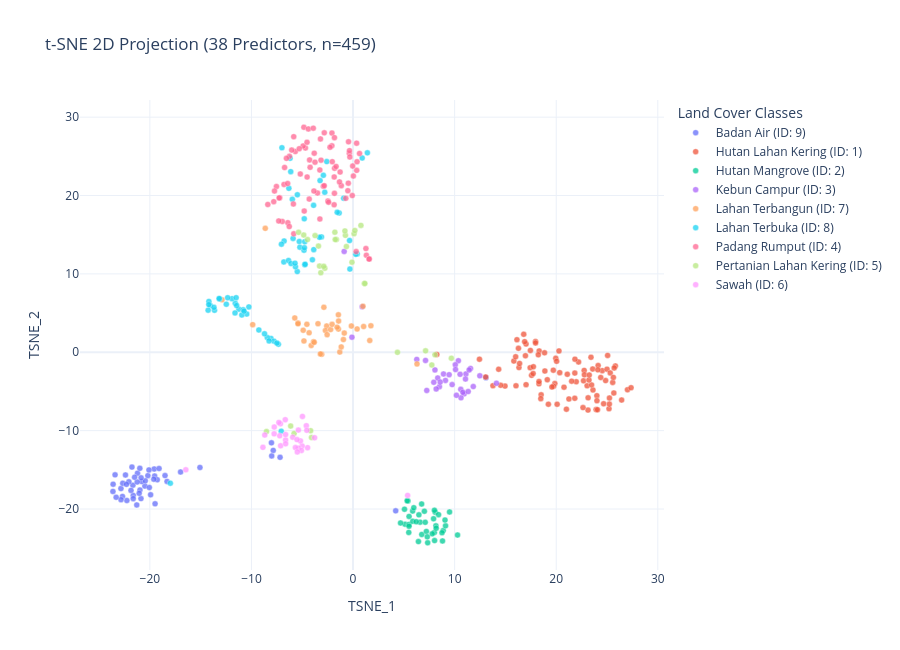

Notebook cell for this chart:
### Markdown cell above
### 7.4 Dimensionality Reduction & Visual Diagnosis (`plot_tsne` & `plot_pca`)
- **`plot_tsne()`**: Non-linearly projects all selected predictors into 2D/3D space to reveal cluster separation, multi-modal subclasses, and isolated mislabeled points.
- **`plot_pca()`**: Projects predictors onto the top Principal Components and overlays **predictor loading vectors** showing which bands pull which classes apart.

### Code cell
plotter = spectral_plotter(analyzer)

# Choose which band subset to visualize (e.g., available_stack_bands or rfecv_selected_bands)
bands_to_visualize = available_stack_bands

# 1. Interactive 2D t-SNE Projection
fig_tsne_2d = plotter.plot_tsne(
    df=pixel_extract,
    bands=bands_to_visualize,
    n_components=2,
    perplexity=30.0,
    max_samples=3000,
    interactive=True
)
fig_tsne_2d.show()

### Figure 1 — Plotly figure (JSON) as saved in the notebook; plotly's stock layout.template omitted (floating-point values rounded to 4 significant figures)
{"data": [{"hovertemplate": "Land Cover Class=Badan Air (ID: 9)<br>TSNE_1=%{x}<br>TSNE_2=%{y}<extra></extra>", "legendgroup": "Badan Air (ID: 9)", "marker": {"color": "#636efa", "line": {"color": "white", "width": 0.4}, "opacity": 0.75, "size": 6, "symbol": "circle"}, "mode": "markers", "name": "Badan Air (ID: 9)", "orientation": "v", "showlegend": true, "type": "scatter", "x": [-19.57, -23.62, 13.08, -21.22, 4.2, -7.184, -18.31, -8.007, -19.93, -21.29, -22.26, -22.7, -22.85, -20.49, -20.2, -21.63, -20.8, -20.45, -18.51, -20.88, -19.53, -20.86, -19.28, -20.98, -20.05, -22.4, -21.67, -7.856, -21.86, -22.06, -22.67, -23.63, -21.76, -23.43, -20.99, -19.49, -15.07, -19.1, -19.61, -8.031, -20.09, -21.25, -21.05, -22.84, -21.64, -16.98, -22.31, -23.32, -21.5], "xaxis": "x", "y": [-14.89, -16.84, -3.239, -15.43, -20.24, -13.41, -16.48, -13.22, -18.19, -19.48, -18.91, -18.4, -17.39, -17.08, -15.74, -18.26, -16.5, -16.41, -15.74, -18.67, -15.79, -16.02, -16.27, -17.58, -17.26, -15.66, -16.96, -12.52, -17.63, -16.53, -16.71, -17.76, -14.66, -15.65, -14.81, -19.33, -14.7, -14.84, -16.2, -11.56, -15.01, -16.55, -18.0, -18.81, -18.68, -15.28, -16.85, -18.5, -15.94], "yaxis": "y"}, {"hovertemplate": "Land Cover Class=Hutan Lahan Kering (ID: 1)<br>TSNE_1=%{x}<br>TSNE_2=%{y}<extra></extra>", "legendgroup": "Hutan Lahan Kering (ID: 1)", "marker": {"color": "#EF553B", "line": {"color": "white", "width": 0.4}, "opacity": 0.75, "size": 6, "symbol": "circle"}, "mode": "markers", "name": "Hutan Lahan Kering (ID: 1)", "orientation": "v", "showlegend": true, "type": "scatter", "x": [25.67, 26.44, 22.2, 23.04, 23.62, 18.3, 8.246, 23.59, 22.75, 24.86, 24.0, 24.53, 17.44, 18.52, 20.09, 25.0, 19.23, 19.86, 16.8, 17.96, 24.01, 17.03, 21.25, 21.97, 17.57, 20.27, 17.97, 13.06, 19.12, 13.77, 18.32, 24.13, 24.1, 25.32, 24.38, 18.88, 15.83, 17.03, 27.01, 25.24, 14.34, 23.13, 23.93, 24.67, 23.14, 20.34, 25.82, 23.42, 21.83, 17.75, 16.04, 22.64, 18.23, 19.96, 12.44, 19.74, 20.04, 25.06, 18.85, 16.97, 20.77, 21.52, 19.72, 25.71, 17.46, 16.01, 21.85, 18.31, 14.96, 21.09, 16.33, 16.39, 17.73, 14.53, 16.89, 27.37, 25.2, 25.23, 24.06, 18.48, 25.56, 21.83, 19.58, 16.28, 25.63, 16.13, 21.0, 22.69, 23.48, 23.22, 22.78, 23.25], "xaxis": "x", "y": [-5.198, -6.098, -1.239, -4.276, -4.807, -4.03, -0.2709, -2.137, -2.312, -3.616, -5.54, -2.344, -1.975, -5.428, -6.634, -2.156, -6.629, -3.994, 2.295, 1.376, -6.183, -4.133, -5.957, -3.764, -2.947, 0.1756, 1.184, -3.151, -3.503, -4.267, 0.1659, -1.695, -2.247, -2.634, -3.22, -2.392, -1.123, 1.059, -4.783, -5.845, -2.167, -7.384, -7.319, -6.573, -5.813, -2.601, -1.743, -0.6372, -2.659, -1.847, -4.277, -7.064, -0.3264, -0.7723, -0.8857, -4.323, -1.153, -0.4041, -0.07468, -0.4464, -4.457, -3.684, -2.286, -2.004, 0.234, -0.5764, -0.8801, -3.732, -4.318, -2.81, -1.95, -1.425, -2.711, -4.211, 1.354, -4.52, -7.203, -6.614, -7.33, -5.923, -3.847, -5.873, -4.438, 0.4999, -3.205, 1.605, -7.266, -3.641, -4.163, -3.549, -2.881, -2.909], "yaxis": "y"}, {"hovertemplate": "Land Cover Class=Hutan Mangrove (ID: 2)<br>TSNE_1=%{x}<br>TSNE_2=%{y}<extra></extra>", "legendgroup": "Hutan Mangrove (ID: 2)", "marker": {"color": "#00cc96", "line": {"color": "white", "width": 0.4}, "opacity": 0.75, "size": 6, "symbol": "circle"}, "mode": "markers", "name": "Hutan Mangrove (ID: 2)", "orientation": "v", "showlegend": true, "type": "scatter", "x": [7.346, 5.064, 8.089, 8.004, 8.88, 8.156, 9.105, 6.766, 6.753, 7.217, 8.757, 7.022, 8.419, 5.41, 8.01, 6.598, 5.516, 5.485, 6.484, 5.121, 5.507, 5.868, 5.51, 4.677, 5.325, 10.29, 7.791, 7.304, 8.185, 7.928, 8.027, 5.878, 6.215, 5.98, 7.104, 6.436, 9.053, 8.806, 9.5], "xaxis": "x", "y": [-24.31, -20.03, -20.41, -23.01, -22.75, -22.15, -22.15, -23.25, -19.36, -22.86, -23.03, -20.29, -20.72, -18.97, -20.16, -21.68, -20.95, -22.99, -20.75, -21.94, -21.97, -20.26, -22.2, -21.78, -18.95, -23.32, -23.17, -23.56, -22.44, -21.25, -24.03, -21.56, -21.63, -19.83, -21.7, -24.16, -21.41, -24.07, -20.38], "yaxis": "y"}, {"hovertemplate": "Land Cover Class=Kebun Campur (ID: 3)<br>TSNE_1=%{x}<br>TSNE_2=%{y}<extra></extra>", "legendgroup": "Kebun Campur (ID: 3)", "marker": {"color": "#ab63fa", "line": {"color": "white", "width": 0.4}, "opacity": 0.75, "size": 6, "symbol": "circle"}, "mode": "markers", "name": "Kebun Campur (ID: 3)", "orientation": "v", "showlegend": true, "type": "scatter", "x": [8.904, -0.1072, 11.11, 0.9023, 8.336, -0.873, 6.274, 12.48, 14.12, 10.94, 7.95, 9.755, 11.56, 10.63, 10.18, 8.064, 7.258, 11.84, 9.097, 8.502, 10.54, 7.135, 9.459, 10.37, 10.6, 10.06, 8.579, 10.09, 11.07, 10.81, 11.43, 11.33, 8.185], "xaxis": "x", "y": [-2.771, 1.923, -2.761, 5.802, -3.284, 12.87, -0.9099, -3.007, -3.956, -5.31, -3.829, -4.128, -2.059, -5.813, -5.493, -2.249, -4.871, -4.378, -3.592, -4.391, -2.814, -1.044, -2.863, -1.085, -4.734, -1.61, -3.806, -2.206, -3.416, -5.114, -2.258, -5.01, -4.68], "yaxis": "y"}, {"hovertemplate": "Land Cover Class=Lahan Terbangun (ID: 7)<br>TSNE_1=%{x}<br>TSNE_2=%{y}<extra></extra>", "legendgroup": "Lahan Terbangun (ID: 7)", "marker": {"color": "#FFA15A", "line": {"color": "white", "width": 0.4}, "opacity": 0.75, "size": 6, "symbol": "circle"}, "mode": "markers", "name": "Lahan Terbangun (ID: 7)", "orientation": "v", "showlegend": true, "type": "scatter", "x": [-2.592, -2.717, -4.324, -0.8635, -4.118, -3.45, -1.305, -5.736, -3.888, -0.9482, 1.645, -5.415, -3.821, -3.086, -2.871, -4.832, 6.295, -8.641, -9.878, -3.218, -2.208, 0.4005, -2.062, -12.9, -1.163, 0.9792, 1.042, 1.758, -1.438, -2.551, -4.543, -1.569, -1.421, -5.417, -1.443, -4.906, -0.164], "xaxis": "x", "y": [3.348, 2.763, 2.482, 2.446, 0.8695, 3.647, 0.02544, 4.379, 1.339, 1.625, 1.499, 3.727, 1.263, -0.2701, 5.736, 1.446, -1.488, 15.81, 3.526, -0.2112, 2.891, 2.977, 3.559, 6.698, 0.6835, 5.864, 3.283, 3.379, 2.955, 2.236, 3.569, 3.204, 3.987, 3.628, 4.774, 2.806, 3.351], "yaxis": "y"}, {"hovertemplate": "Land Cover Class=Lahan Terbuka (ID: 8)<br>TSNE_1=%{x}<br>TSNE_2=%{y}<extra></extra>", "legendgroup": "Lahan Terbuka (ID: 8)", "marker": {"color": "#19d3f3", "line": {"color": "white", "width": 0.4}, "opacity": 0.75, "size": 6, "symbol": "circle"}, "mode": "markers", "name": "Lahan Terbuka (ID: 8)", "orientation": "v", "showlegend": true, "type": "scatter", "x": [-7.068, -6.785, -5.49, -3.866, -6.813, -5.291, -5.905, 0.4126, 0.2676, -14.05, -13.64, -4.828, -5.232, -5.669, -4.001, -6.352, -4.788, -0.345, -7.05, -4.802, -4.756, -6.104, -3.107, -3.301, -5.713, -4.755, -14.26, -13.69, -14.19, -14.2, -11.24, -11.59, -11.91, -11.46, -10.47, -11.62, -10.95, -8.076, -7.777, -7.348, -8.446, -8.715, -17.99, -0.3088, -11.51, -10.25, -12.34, -13.14, -4.718, -10.81, -13.18, -9.271, -7.496, -8.265, -12.48, -10.73, -5.482, -6.199, -6.133, -7.0, -3.884, -2.92, -5.977, -2.585, -6.316, 1.409, -1.364, -3.247, -0.9226, 0.9015, -2.783, -1.56], "xaxis": "x", "y": [-10.07, 14.19, 10.3, 13.09, 11.53, 14.13, 14.53, 12.54, 12.5, 5.98, 5.36, 13.02, 13.4, 10.91, 11.79, 11.71, 13.33, 14.25, 13.79, 17.03, 11.17, 11.32, 14.72, 14.66, 11.37, 14.1, 5.37, 5.728, 6.481, 6.08, 5.503, 6.24, 6.841, 5.956, 4.875, 5.021, 4.758, 1.765, 1.41, 1.028, 1.878, 2.354, -16.71, 10.61, 6.967, 5.789, 6.958, 6.805, 11.22, 5.422, 6.862, 2.845, 1.166, 1.45, 6.128, 5.245, 20.09, 24.75, 23.05, 26.1, 18.75, 22.58, 19.52, 24.33, 20.92, 25.44, 17.78, 21.9, 19.65, 24.79, 20.42, 17.86], "yaxis": "y"}, {"hovertemplate": "Land Cover Class=Padang Rumput (ID: 4)<br>TSNE_1=%{x}<br>TSNE_2=%{y}<extra></extra>", "legendgroup": "Padang Rumput (ID: 4)", "marker": {"color": "#FF6692", "line": {"color": "white", "width": 0.4}, "opacity": 0.75, "size": 6, "symbol": "circle"}, "mode": "markers", "name": "Padang Rumput (ID: 4)", "orientation": "v", "showlegend": true, "type": "scatter", "x": [1.313, 1.596, 1.583, 1.267, 0.3029, -4.686, 0.6392, -1.819, -3.822, -6.419, -1.669, -4.838, -4.227, -6.279, -4.806, -2.922, -4.915, -8.389, -7.805, -3.498, -5.193, -2.473, -6.967, -5.834, -6.738, -7.216, -5.68, -0.7125, -5.296, -0.3669, -0.3511, 0.3577, -4.277, -3.263, -2.082, -1.274, -3.207, -4.312, -5.838, -1.854, -2.835, -4.522, -7.54, -1.156, -4.531, -7.732, -0.4437, -3.269, -6.793, -6.436, -1.862, -3.852, -5.872, -0.5097, -6.259, -6.038, -2.408, -0.4668, -1.832, 0.03331, -7.316, -6.556, -7.274, -1.335, -2.048, -4.399, -2.265, -0.3151, -3.152, -3.745, -3.913, -2.077, -1.83, -0.03518, 0.3505, -0.07572, 0.3922, -2.832], "xaxis": "x", "y": [12.38, 11.91, 11.89, 13.23, 12.85, 26.06, 25.36, 23.48, 25.4, 16.53, 23.71, 28.71, 23.6, 16.03, 18.02, 21.2, 26.32, 18.86, 19.22, 20.31, 22.75, 19.29, 16.69, 15.11, 23.57, 19.71, 25.61, 19.64, 25.97, 25.4, 25.73, 23.21, 24.54, 17.01, 26.34, 22.99, 27.23, 19.54, 27.51, 22.37, 21.26, 22.36, 21.15, 21.26, 26.8, 20.57, 26.85, 23.26, 21.41, 21.53, 18.82, 20.57, 18.92, 20.62, 25.0, 25.79, 19.14, 21.58, 20.28, 22.49, 16.75, 24.74, 19.69, 21.74, 24.32, 28.49, 26.15, 24.91, 24.51, 24.26, 28.59, 27.97, 27.38, 23.76, 26.68, 19.99, 24.31, 28.0], "yaxis": "y"}, {"hovertemplate": "Land Cover Class=Pertanian Lahan Kering (ID: 5)<br>TSNE_1=%{x}<br>TSNE_2=%{y}<extra></extra>", "legendgroup": "Pertanian Lahan Kering (ID: 5)", "marker": {"color": "#B6E880", "line": {"color": "white", "width": 0.4}, "opacity": 0.75, "size": 6, "symbol": "circle"}, "mode": "markers", "name": "Pertanian Lahan Kering (ID: 5)", "orientation": "v", "showlegend": true, "type": "scatter", "x": [4.371, 8.065, -0.1065, 9.678, 7.141, 7.754, -6.141, -8.521, -5.803, -4.178, -3.406, -3.738, 0.7769, -0.75, -1.642, -1.756, 1.116, -5.362, -4.089, -4.853, -3.17, -0.6518, -1.79, -2.781, 0.1008, 1.162, -3.297, -2.885, -0.7983, 0.1819, -4.483], "xaxis": "x", "y": [-0.008867, -0.3247, 11.49, -0.7613, 0.1778, -1.622, -9.413, -10.12, -10.36, -10.01, 13.55, 14.88, 16.19, 14.91, 14.38, 14.38, 8.786, 15.3, -10.88, 14.95, 10.15, 13.49, 15.32, 10.73, 15.13, 8.774, 10.99, 10.97, 15.48, 15.54, 14.37], "yaxis": "y"}, {"hovertemplate": "Land Cover Class=Sawah (ID: 6)<br>TSNE_1=%{x}<br>TSNE_2=%{y}<extra></extra>", "legendgroup": "Sawah (ID: 6)", "marker": {"color": "#FF97FF", "line": {"color": "white", "width": 0.4}, "opacity": 0.75, "size": 6, "symbol": "circle"}, "mode": "markers", "name": "Sawah (ID: 6)", "orientation": "v", "showlegend": true, "type": "scatter", "x": [5.372, -4.475, -5.012, -5.174, -4.599, -6.641, -5.367, -7.149, -5.082, -6.671, -7.217, -7.756, -4.98, -4.549, -3.786, -8.872, -5.671, -5.488, -5.38, -7.301, -16.46, -5.934, -6.643, -7.128, -6.634, -7.767, -8.69, -5.52], "xaxis": "x", "y": [-18.26, -12.17, -11.96, -11.31, -9.374, -11.2, -12.23, -9.127, -12.53, -8.606, -10.66, -9.543, -8.188, -9.958, -10.91, -12.13, -12.17, -12.71, -9.935, -8.951, -15.0, -10.83, -10.51, -11.94, -11.68, -10.41, -10.56, -11.15], "yaxis": "y"}], "layout": {"height": 650, "legend": {"orientation": "v", "title": {"text": "Land Cover Classes"}, "tracegroupgap": 0, "x": 1.02, "xanchor": "left", "y": 1, "yanchor": "top"}, "title": {"text": "t-SNE 2D Projection (38 Predictors, n=459)"}, "xaxis": {"anchor": "y", "domain": [0, 1], "title": {"text": "TSNE_1"}}, "yaxis": {"anchor": "x", "domain": [0, 1], "title": {"text": "TSNE_2"}}}}
